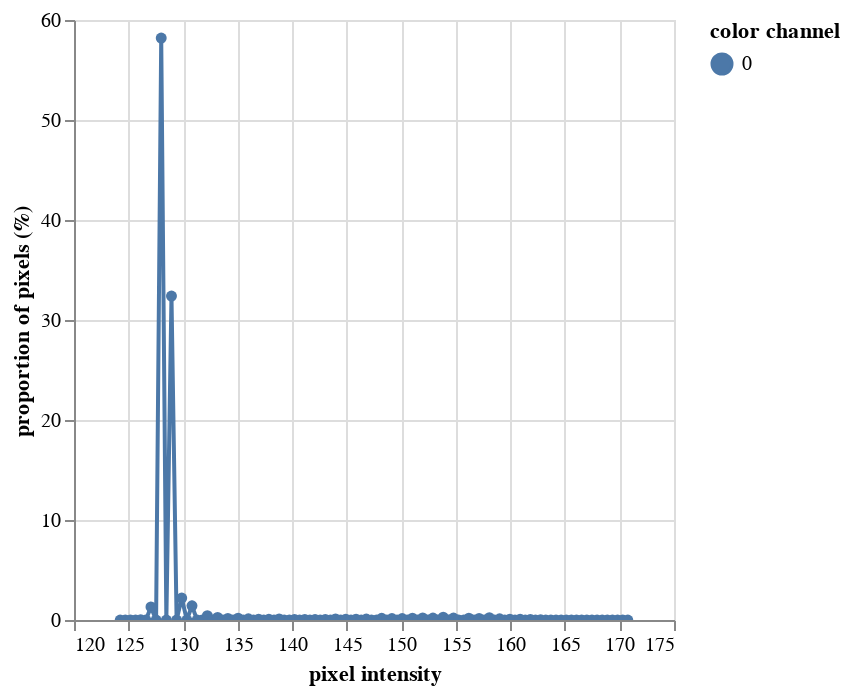

Write notebook code for a chart like this one.
### Markdown cell above
## Visualize the distribution of grayscale values

A histogram can be used to visualize the distribution of values in an image. The histogram can aid in the selection of a threshold value.

For this image, the large peak between 125-130 are from the darker background pixels. The smaller peak between 150-160 are the lighter seed pixels.

### Code cell
# Inputs:
#   img         = gray image in selected colorspace
#   mask        = None (default), or mask
#   bins        = 100 (default) or number of desired number of evenly spaced bins
#   lower-bound = None (default) or minimum value on x-axis
#   upper-bound = None (default) or maximum value on x-axis
#   title       = None (default) or custom plot title
#   hist_data   = False (default) or True (if frequency distribution data is desired)
hist = pcv.visualize.histogram(img=b_img)

### Figure 1 — Vega-Lite specification as saved in the notebook (floating-point values rounded to 4 significant figures)
{"config": {"view": {"continuousWidth": 300, "continuousHeight": 300}}, "data": {"name": "data-36ebd65b2d9605980d745c6837b9ca37"}, "mark": {"type": "line", "point": true}, "encoding": {"color": {"field": "color channel", "type": "nominal"}, "tooltip": [{"field": "pixel intensity", "type": "quantitative"}, {"field": "proportion of pixels (%)", "type": "quantitative"}], "x": {"field": "pixel intensity", "type": "quantitative"}, "y": {"field": "proportion of pixels (%)", "type": "quantitative"}}, "params": [{"name": "param_1", "select": {"type": "interval", "encodings": ["x", "y"]}, "bind": "scales"}], "$schema": "https://vega.github.io/schema/vega-lite/v5.17.0.json", "datasets": {"data-36ebd65b2d9605980d745c6837b9ca37": [{"pixel intensity": 124.2, "proportion of pixels (%)": 2.721e-05, "hist_count": 1, "color channel": "0"}, {"pixel intensity": 124.7, "proportion of pixels (%)": 0.0, "hist_count": 0, "color channel": "0"}, {"pixel intensity": 125.2, "proportion of pixels (%)": 0.004844, "hist_count": 178, "color channel": "0"}, {"pixel intensity": 125.6, "proportion of pixels (%)": 0.0, "hist_count": 0, "color channel": "0"}, {"pixel intensity": 126.1, "proportion of pixels (%)": 0.01962, "hist_count": 721, "color channel": "0"}, {"pixel intensity": 126.6, "proportion of pixels (%)": 0.0, "hist_count": 0, "color channel": "0"}, {"pixel intensity": 127.1, "proportion of pixels (%)": 1.306, "hist_count": 48001, "color channel": "0"}, {"pixel intensity": 127.5, "proportion of pixels (%)": 0.0, "hist_count": 0, "color channel": "0"}, {"pixel intensity": 128.0, "proportion of pixels (%)": 58.19, "hist_count": 2138563, "color channel": "0"}, {"pixel intensity": 128.5, "proportion of pixels (%)": 0.0, "hist_count": 0, "color channel": "0"}, {"pixel intensity": 128.9, "proportion of pixels (%)": 32.39, "hist_count": 1190327, "color channel": "0"}, {"pixel intensity": 129.4, "proportion of pixels (%)": 0.0, "hist_count": 0, "color channel": "0"}, {"pixel intensity": 129.9, "proportion of pixels (%)": 2.192, "hist_count": 80546, "color channel": "0"}, {"pixel intensity": 130.3, "proportion of pixels (%)": 0.0, "hist_count": 0, "color channel": "0"}, {"pixel intensity": 130.8, "proportion of pixels (%)": 1.418, "hist_count": 52123, "color channel": "0"}, {"pixel intensity": 131.3, "proportion of pixels (%)": 0.0, "hist_count": 0, "color channel": "0"}, {"pixel intensity": 131.8, "proportion of pixels (%)": 0.0, "hist_count": 0, "color channel": "0"}, {"pixel intensity": 132.2, "proportion of pixels (%)": 0.4308, "hist_count": 15831, "color channel": "0"}, {"pixel intensity": 132.7, "proportion of pixels (%)": 0.0, "hist_count": 0, "color channel": "0"}, {"pixel intensity": 133.2, "proportion of pixels (%)": 0.261, "hist_count": 9590, "color channel": "0"}, {"pixel intensity": 133.6, "proportion of pixels (%)": 0.0, "hist_count": 0, "color channel": "0"}, {"pixel intensity": 134.1, "proportion of pixels (%)": 0.1603, "hist_count": 5892, "color channel": "0"}, {"pixel intensity": 134.6, "proportion of pixels (%)": 0.0, "hist_count": 0, "color channel": "0"}, {"pixel intensity": 135.0, "proportion of pixels (%)": 0.1839, "hist_count": 6760, "color channel": "0"}, {"pixel intensity": 135.5, "proportion of pixels (%)": 0.0, "hist_count": 0, "color channel": "0"}, {"pixel intensity": 136.0, "proportion of pixels (%)": 0.1199, "hist_count": 4407, "color channel": "0"}, {"pixel intensity": 136.5, "proportion of pixels (%)": 0.0, "hist_count": 0, "color channel": "0"}, {"pixel intensity": 136.9, "proportion of pixels (%)": 0.08479, "hist_count": 3116, "color channel": "0"}, {"pixel intensity": 137.4, "proportion of pixels (%)": 0.0, "hist_count": 0, "color channel": "0"}, {"pixel intensity": 137.9, "proportion of pixels (%)": 0.06743, "hist_count": 2478, "color channel": "0"}, {"pixel intensity": 138.3, "proportion of pixels (%)": 0.0, "hist_count": 0, "color channel": "0"}, {"pixel intensity": 138.8, "proportion of pixels (%)": 0.1119, "hist_count": 4111, "color channel": "0"}, {"pixel intensity": 139.3, "proportion of pixels (%)": 0.0, "hist_count": 0, "color channel": "0"}, {"pixel intensity": 139.7, "proportion of pixels (%)": 0.0, "hist_count": 0, "color channel": "0"}, {"pixel intensity": 140.2, "proportion of pixels (%)": 0.05913, "hist_count": 2173, "color channel": "0"}, {"pixel intensity": 140.7, "proportion of pixels (%)": 0.0, "hist_count": 0, "color channel": "0"}, {"pixel intensity": 141.2, "proportion of pixels (%)": 0.05483, "hist_count": 2015, "color channel": "0"}, {"pixel intensity": 141.6, "proportion of pixels (%)": 0.0, "hist_count": 0, "color channel": "0"}, {"pixel intensity": 142.1, "proportion of pixels (%)": 0.04408, "hist_count": 1620, "color channel": "0"}, {"pixel intensity": 142.6, "proportion of pixels (%)": 0.0, "hist_count": 0, "color channel": "0"}, {"pixel intensity": 143.0, "proportion of pixels (%)": 0.06054, "hist_count": 2225, "color channel": "0"}, {"pixel intensity": 143.5, "proportion of pixels (%)": 0.0, "hist_count": 0, "color channel": "0"}, {"pixel intensity": 144.0, "proportion of pixels (%)": 0.1112, "hist_count": 4085, "color channel": "0"}, {"pixel intensity": 144.4, "proportion of pixels (%)": 0.0, "hist_count": 0, "color channel": "0"}, {"pixel intensity": 144.9, "proportion of pixels (%)": 0.07728, "hist_count": 2840, "color channel": "0"}, {"pixel intensity": 145.4, "proportion of pixels (%)": 0.0, "hist_count": 0, "color channel": "0"}, {"pixel intensity": 145.9, "proportion of pixels (%)": 0.0791, "hist_count": 2907, "color channel": "0"}, {"pixel intensity": 146.3, "proportion of pixels (%)": 0.0, "hist_count": 0, "color channel": "0"}, {"pixel intensity": 146.8, "proportion of pixels (%)": 0.09453, "hist_count": 3474, "color channel": "0"}, {"pixel intensity": 147.3, "proportion of pixels (%)": 0.0, "hist_count": 0, "color channel": "0"}, {"pixel intensity": 147.7, "proportion of pixels (%)": 0.0, "hist_count": 0, "color channel": "0"}, {"pixel intensity": 148.2, "proportion of pixels (%)": 0.1703, "hist_count": 6258, "color channel": "0"}, {"pixel intensity": 148.7, "proportion of pixels (%)": 0.0, "hist_count": 0, "color channel": "0"}, {"pixel intensity": 149.1, "proportion of pixels (%)": 0.1435, "hist_count": 5272, "color channel": "0"}, {"pixel intensity": 149.6, "proportion of pixels (%)": 0.0, "hist_count": 0, "color channel": "0"}, {"pixel intensity": 150.1, "proportion of pixels (%)": 0.1414, "hist_count": 5197, "color channel": "0"}, {"pixel intensity": 150.6, "proportion of pixels (%)": 0.0, "hist_count": 0, "color channel": "0"}, {"pixel intensity": 151.0, "proportion of pixels (%)": 0.1861, "hist_count": 6838, "color channel": "0"}, {"pixel intensity": 151.5, "proportion of pixels (%)": 0.0, "hist_count": 0, "color channel": "0"}, {"pixel intensity": 152.0, "proportion of pixels (%)": 0.2051, "hist_count": 7538, "color channel": "0"}, {"pixel intensity": 152.4, "proportion of pixels (%)": 0.0, "hist_count": 0, "color channel": "0"}, {"pixel intensity": 152.9, "proportion of pixels (%)": 0.1962, "hist_count": 7212, "color channel": "0"}, {"pixel intensity": 153.4, "proportion of pixels (%)": 0.0, "hist_count": 0, "color channel": "0"}, {"pixel intensity": 153.8, "proportion of pixels (%)": 0.2804, "hist_count": 10304, "color channel": "0"}, {"pixel intensity": 154.3, "proportion of pixels (%)": 0.0, "hist_count": 0, "color channel": "0"}, {"pixel intensity": 154.8, "proportion of pixels (%)": 0.1916, "hist_count": 7042, "color channel": "0"}, {"pixel intensity": 155.3, "proportion of pixels (%)": 0.0, "hist_count": 0, "color channel": "0"}, {"pixel intensity": 155.7, "proportion of pixels (%)": 0.0, "hist_count": 0, "color channel": "0"}, {"pixel intensity": 156.2, "proportion of pixels (%)": 0.1861, "hist_count": 6838, "color channel": "0"}, {"pixel intensity": 156.7, "proportion of pixels (%)": 0.0, "hist_count": 0, "color channel": "0"}, {"pixel intensity": 157.1, "proportion of pixels (%)": 0.1552, "hist_count": 5703, "color channel": "0"}, {"pixel intensity": 157.6, "proportion of pixels (%)": 0.0, "hist_count": 0, "color channel": "0"}, {"pixel intensity": 158.1, "proportion of pixels (%)": 0.233, "hist_count": 8562, "color channel": "0"}, {"pixel intensity": 158.5, "proportion of pixels (%)": 0.0, "hist_count": 0, "color channel": "0"}, {"pixel intensity": 159.0, "proportion of pixels (%)": 0.125, "hist_count": 4595, "color channel": "0"}, {"pixel intensity": 159.5, "proportion of pixels (%)": 0.0, "hist_count": 0, "color channel": "0"}, {"pixel intensity": 160.0, "proportion of pixels (%)": 0.08218, "hist_count": 3020, "color channel": "0"}, {"pixel intensity": 160.4, "proportion of pixels (%)": 0.0, "hist_count": 0, "color channel": "0"}, {"pixel intensity": 160.9, "proportion of pixels (%)": 0.07048, "hist_count": 2590, "color channel": "0"}, {"pixel intensity": 161.4, "proportion of pixels (%)": 0.0, "hist_count": 0, "color channel": "0"}, {"pixel intensity": 161.8, "proportion of pixels (%)": 0.05978, "hist_count": 2197, "color channel": "0"}, {"pixel intensity": 162.3, "proportion of pixels (%)": 0.0, "hist_count": 0, "color channel": "0"}, {"pixel intensity": 162.8, "proportion of pixels (%)": 0.0237, "hist_count": 871, "color channel": "0"}, {"pixel intensity": 163.2, "proportion of pixels (%)": 0.0, "hist_count": 0, "color channel": "0"}, {"pixel intensity": 163.7, "proportion of pixels (%)": 0.0, "hist_count": 0, "color channel": "0"}, {"pixel intensity": 164.2, "proportion of pixels (%)": 0.01306, "hist_count": 480, "color channel": "0"}, {"pixel intensity": 164.7, "proportion of pixels (%)": 0.0, "hist_count": 0, "color channel": "0"}, {"pixel intensity": 165.1, "proportion of pixels (%)": 0.006748, "hist_count": 248, "color channel": "0"}, {"pixel intensity": 165.6, "proportion of pixels (%)": 0.0, "hist_count": 0, "color channel": "0"}, {"pixel intensity": 166.1, "proportion of pixels (%)": 0.003946, "hist_count": 145, "color channel": "0"}, {"pixel intensity": 166.5, "proportion of pixels (%)": 0.0, "hist_count": 0, "color channel": "0"}, {"pixel intensity": 167.0, "proportion of pixels (%)": 0.001769, "hist_count": 65, "color channel": "0"}, {"pixel intensity": 167.5, "proportion of pixels (%)": 0.0, "hist_count": 0, "color channel": "0"}, {"pixel intensity": 167.9, "proportion of pixels (%)": 0.0006531, "hist_count": 24, "color channel": "0"}, {"pixel intensity": 168.4, "proportion of pixels (%)": 0.0, "hist_count": 0, "color channel": "0"}, {"pixel intensity": 168.9, "proportion of pixels (%)": 0.0003265, "hist_count": 12, "color channel": "0"}, {"pixel intensity": 169.4, "proportion of pixels (%)": 0.0, "hist_count": 0, "color channel": "0"}, {"pixel intensity": 169.8, "proportion of pixels (%)": 8.163e-05, "hist_count": 3, "color channel": "0"}, {"pixel intensity": 170.3, "proportion of pixels (%)": 0.0, "hist_count": 0, "color channel": "0"}, {"pixel intensity": 170.8, "proportion of pixels (%)": 5.442e-05, "hist_count": 2, "color channel": "0"}]}}
